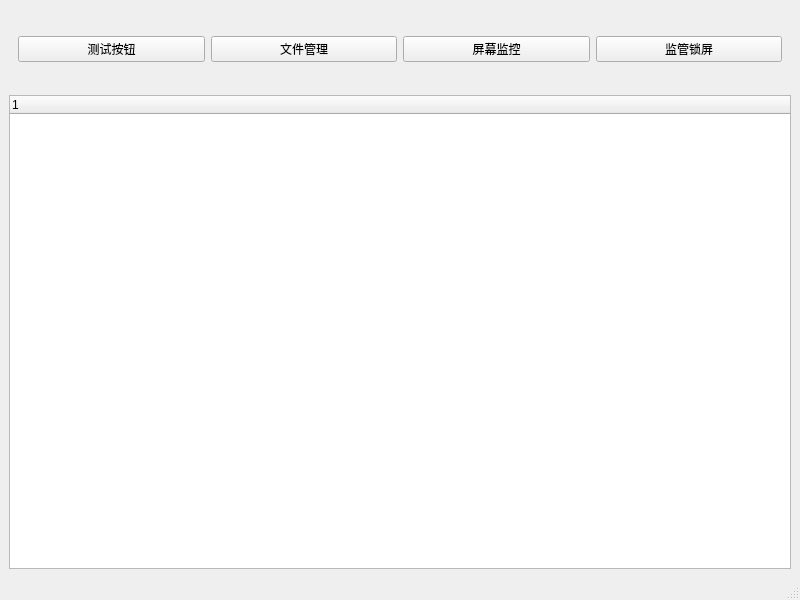
<?xml version="1.0" encoding="UTF-8"?>
<ui version="4.0">
 <class>MainWindow</class>
 <widget class="QMainWindow" name="MainWindow">
  <property name="geometry">
   <rect>
    <x>0</x>
    <y>0</y>
    <width>800</width>
    <height>600</height>
   </rect>
  </property>
  <property name="windowTitle">
   <string>MainWindow</string>
  </property>
  <widget class="QWidget" name="centralwidget">
   <layout class="QGridLayout" name="gridLayout_2">
    <item row="0" column="1">
     <layout class="QGridLayout" name="gridLayout">
      <item row="0" column="0">
       <widget class="QWidget" name="widget" native="true">
        <property name="minimumSize">
         <size>
          <width>0</width>
          <height>80</height>
         </size>
        </property>
        <layout class="QHBoxLayout" name="horizontalLayout">
         <item>
          <widget class="QPushButton" name="pushButton_Test">
           <property name="text">
            <string>测试按钮</string>
           </property>
          </widget>
         </item>
         <item>
          <widget class="QPushButton" name="pushButton_fileManager">
           <property name="styleSheet">
            <string notr="true"/>
           </property>
           <property name="text">
            <string>文件管理</string>
           </property>
          </widget>
         </item>
         <item>
          <widget class="QPushButton" name="pushButton_ScreanContorl">
           <property name="text">
            <string>屏幕监控</string>
           </property>
          </widget>
         </item>
         <item>
          <widget class="QPushButton" name="pushButton_ScreanLock">
           <property name="text">
            <string>监管锁屏</string>
           </property>
          </widget>
         </item>
        </layout>
       </widget>
      </item>
     </layout>
    </item>
    <item row="1" column="1">
     <widget class="QTreeWidget" name="treeWidget"/>
    </item>
   </layout>
  </widget>
  <widget class="QMenuBar" name="menubar">
   <property name="geometry">
    <rect>
     <x>0</x>
     <y>0</y>
     <width>800</width>
     <height>23</height>
    </rect>
   </property>
  </widget>
  <widget class="QStatusBar" name="statusbar"/>
 </widget>
 <resources/>
 <connections/>
</ui>
